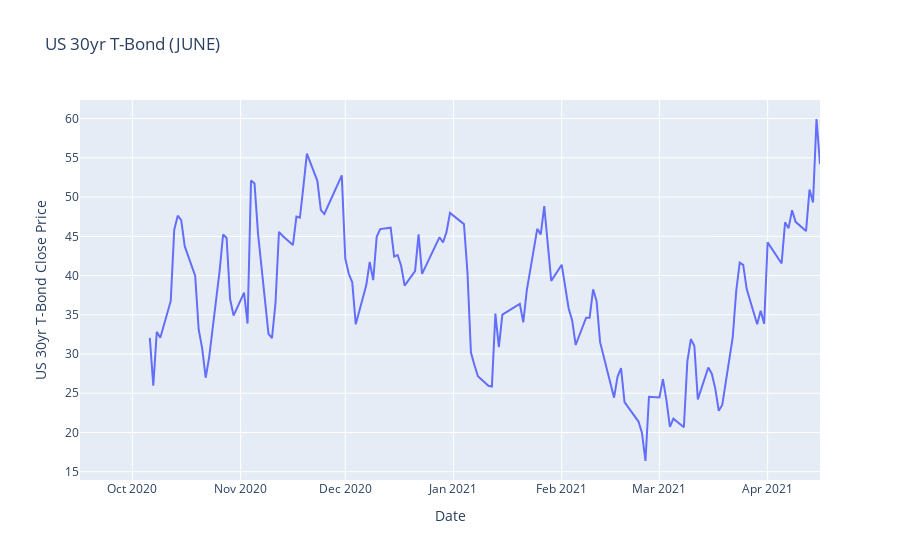

Notebook code cell kept with this figure:
### Code cell
px.line(
    x=bonds_vs_usdx['Date'], 
    y=bonds_vs_usdx['US 30yr T-Bond Close (JUNE)'],
    title='US 30yr T-Bond (JUNE)', 
    labels=dict(x='Date', y='US 30yr T-Bond Close Price'))

### Figure 1 — Plotly figure (JSON) as saved in the notebook; plotly's stock layout.template omitted (floating-point values rounded to 4 significant figures; data arrays with more than 128 entries replaced by an {"elided": "..."} marker saying what was removed)
{"data": [{"hovertemplate": "Date=%{x}<br>US 30yr T-Bond Close Price=%{y}<extra></extra>", "legendgroup": "", "line": {"color": "#636efa", "dash": "solid"}, "mode": "lines", "name": "", "orientation": "v", "showlegend": false, "type": "scatter", "x": {"elided": "145 str values"}, "xaxis": "x", "y": {"elided": "145 float values"}, "yaxis": "y"}], "layout": {"autosize": true, "legend": {"tracegroupgap": 0}, "title": {"text": "US 30yr T-Bond (JUNE)"}, "xaxis": {"anchor": "y", "autorange": true, "domain": [0, 1], "range": ["2020-09-16", "2021-04-16"], "title": {"text": "Date"}, "type": "date"}, "yaxis": {"anchor": "x", "autorange": true, "domain": [0, 1], "range": [13.94, 62.37], "title": {"text": "US 30yr T-Bond Close Price"}, "type": "linear"}}}
